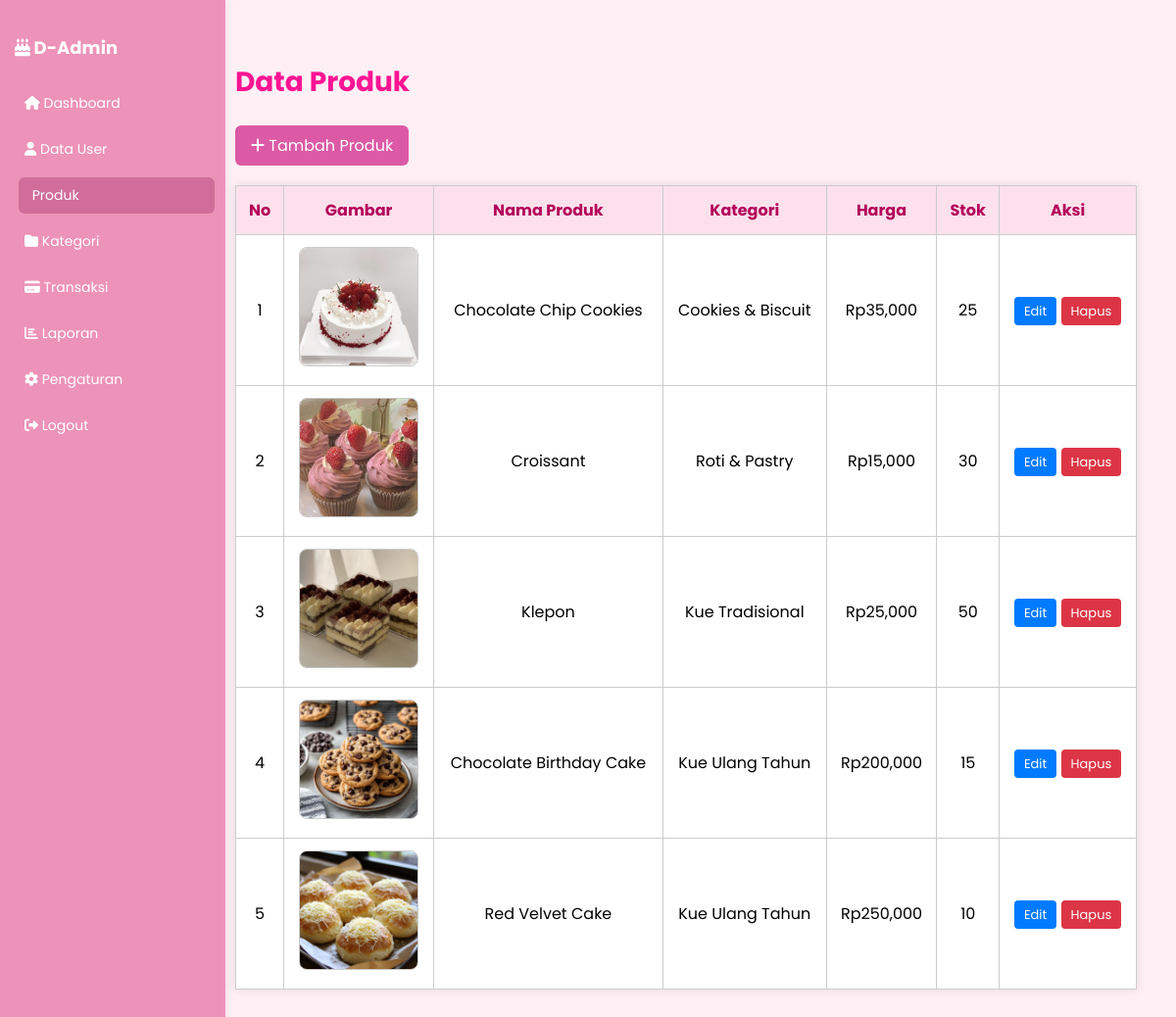
The page /admin/data_produk.php (signed in) on the database its author committed.
### tables this page shows
CREATE TABLE produk (
    id_produk INT AUTO_INCREMENT PRIMARY KEY,
    nama_produk VARCHAR(100) NOT NULL,
    deskripsi TEXT,
    harga INT NOT NULL,
    stok INT NOT NULL,
    gambar VARCHAR(100),
    id_kategori INT,
    FOREIGN KEY (id_kategori) REFERENCES kategori(id_kategori)
);

CREATE TABLE kategori (
    id_kategori INT AUTO_INCREMENT PRIMARY KEY,
    nama_kategori VARCHAR(100) NOT NULL
);

### admin/data_produk.php (the view, shortened to what this page needs)
<?php
include '../config/koneksi.php';
$produk = mysqli_query($conn, "SELECT produk.*, kategori.nama_kategori
                               FROM produk
                               JOIN kategori ON produk.id_kategori = kategori.id_kategori
                               ORDER BY produk.id_produk DESC");
?>
<!DOCTYPE html>
<html lang="id">
<head>
    <link rel="stylesheet" href="https://cdnjs.cloudflare.com/ajax/libs/font-awesome/6.4.0/css/all.min.css">
</head>
<body>
<div class="sidebar">
    <h2><i class="fa-solid fa-cake-candles"></i> D-Admin</h2>
    <a href="dashboard.php"><i class="fa-solid fa-house"></i> Dashboard</a>
    <a href="data_user.php"><i class="fa-solid fa-user"></i> Data User</a>
    <a href="data_produk.php" class="active"><i class="fa-solid fa-cupcake"></i> Produk</a>
    <a href="data_kategori.php"><i class="fa-solid fa-folder"></i> Kategori</a>
    <a href="data_transaksi.php"><i class="fa-solid fa-credit-card"></i> Transaksi</a>
    <a href="laporan.php"><i class="fa-solid fa-chart-bar"></i> Laporan</a>
    <a href="pengaturan.php"><i class="fa-solid fa-gear"></i> Pengaturan</a>
    <a href="../logout.php"><i class="fa-solid fa-right-from-bracket"></i> Logout</a>
</div>
<div class="main-content">
    <h2>Data Produk</h2>
    <a href="tambah_produk.php" class="btn"><i class="fa fa-plus"></i> Tambah Produk</a>
    <table>
        <tr>
            <th>No</th>
            <th>Gambar</th>
            <th>Nama Produk</th>
            <th>Kategori</th>
            <th>Harga</th>
            <th>Stok</th>
            <th>Aksi</th>
        </tr>
        <?php $no = 1; while ($row = mysqli_fetch_assoc($produk)) : ?>
        <tr>
            <td><?= $no++; ?></td>
            <td>
                <?php if (!empty($row['gambar'])) : ?>
                    <img src="../assets/img/<?= $row['gambar']; ?>" class="gambar-produk" alt="gambar">
                <?php else : ?>
                    <span style="color: #888;">(Tidak ada gambar)</span>
                <?php endif; ?>
            </td>
            <td><?= htmlspecialchars($row['nama_produk']); ?></td>
            <td><?= $row['nama_kategori']; ?></td>
            <td>Rp<?= number_format($row['harga']); ?></td>
            <td><?= $row['stok']; ?></td>
            <td>
                <a href="edit_produk.php?id=<?= $row['id_produk']; ?>" class="edit">Edit</a>
                <a href="hapus_produk.php?id=<?= $row['id_produk']; ?>" class="hapus" onclick="return confirm('Hapus produk ini?')">Hapus</a>
            </td>
        </tr>
        <?php endwhile; ?>
    </table>
</div>
</body>
</html>

### admin/data_produk.php (style rules this page uses)
body { font-family: 'Poppins', sans-serif; background-color: #fff0f5; margin: 0; }
.sidebar { position: fixed; top: 0; left: 0; width: 200px; height: 100%; background-color: #ed92b8; padding: 20px 15px; box-shadow: 2px 0 10px rgba(0, 0, 0, 0.05); }
.sidebar h2 { font-size: 18px; margin-bottom: 25px; color: #fff; }
.sidebar a { display: block; color: white; text-decoration: none; margin: 10px 0; padding: 8px 10px; border-radius: 6px; font-size: 14px; transition: background-color 0.3s ease, transform 0.2s ease; }
.sidebar a:hover, .sidebar a.active { background-color: #d06d9a; transform: translateX(4px); }
.main-content { margin-left: 200px; padding: 40px; background-color: #fff0f5; min-height: 100vh; }
h2 { color: deeppink; font-size: 28px; }
.btn { display: inline-block; background-color: #dc5aa5; color: white; padding: 8px 16px; margin-bottom: 20px; text-decoration: none; border-radius: 6px; transition: 0.3s ease; }
table { width: 100%; border-collapse: collapse; background-color: white; box-shadow: 0 0 10px rgba(0,0,0,0.1); }
th, td { padding: 12px; border: 1px solid #ccc; text-align: center; }
th { background-color: #fce1ec; color: #b30059; }
a.edit, a.hapus { padding: 5px 10px; text-decoration: none; border-radius: 4px; font-size: 13px; }
a.edit { background-color: #007bff; color: white; }
a.hapus { background-color: #dc3545; color: white; }
.gambar-produk { width: 120px; height: 120px; object-fit: cover; border-radius: 8px; border: 1px solid #ccc; }

### rows shown on the page
produk: gambar (picture), nama_produk "Chocolate Chip Cookies", id_kategori.nama_kategori "Cookies & Biscuit", harga "35,000", stok "25"
produk: gambar (picture), nama_produk "Croissant", id_kategori.nama_kategori "Roti & Pastry", harga "15,000", stok "30"
produk: gambar (picture), nama_produk "Klepon", id_kategori.nama_kategori "Kue Tradisional", harga "25,000", stok "50"
produk: gambar (picture), nama_produk "Chocolate Birthday Cake", id_kategori.nama_kategori "Kue Ulang Tahun", harga "200,000", stok "15"
produk: gambar (picture), nama_produk "Red Velvet Cake", id_kategori.nama_kategori "Kue Ulang Tahun", harga "250,000", stok "10"
